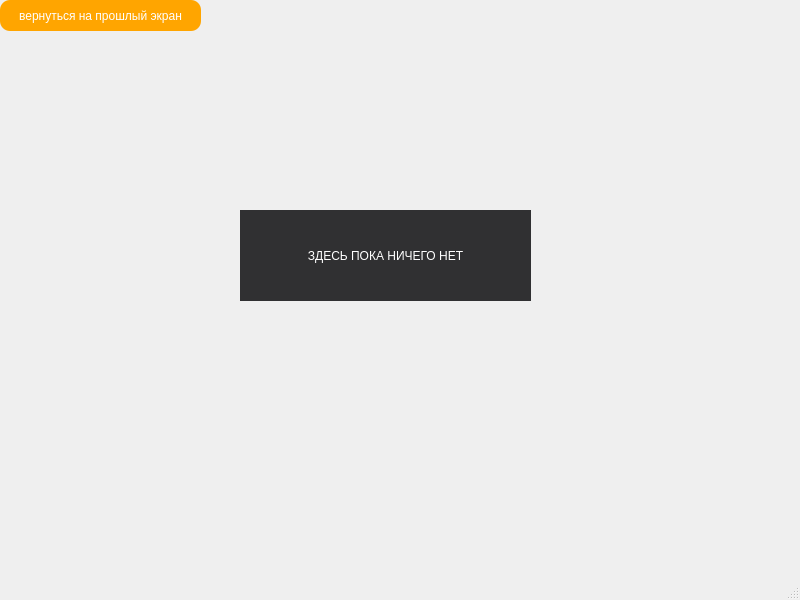
<?xml version="1.0" encoding="UTF-8"?>
<ui version="4.0">
 <class>MainWindowroullete</class>
 <widget class="QMainWindow" name="MainWindowroullete">
  <property name="geometry">
   <rect>
    <x>0</x>
    <y>0</y>
    <width>800</width>
    <height>600</height>
   </rect>
  </property>
  <property name="windowTitle">
   <string>MainWindow</string>
  </property>
  <property name="styleSheet">
   <string notr="true">QMainWindow
{

	background-image: url(:/resource/resource/roullete.jpg);
}</string>
  </property>
  <widget class="QWidget" name="centralwidget">
   <widget class="QPushButton" name="pushButton">
    <property name="geometry">
     <rect>
      <x>0</x>
      <y>0</y>
      <width>201</width>
      <height>31</height>
     </rect>
    </property>
    <property name="styleSheet">
     <string notr="true">QPushButton
{
border:none;
color:white;
background-color:orange;
font: 600 10.5pt &quot;Liberation Serif&quot;;
position: absolute;
border-radius: 10px;
}
QPushButton:Hover
{
    background-color:rgb(255,145,0);
	border-radius: 10px;
}
QPushButton:pressed
{
	background-color:rgb(0,12,0);
	color:rgb(0,255,0);
	border-radius: 10px;
	
}</string>
    </property>
    <property name="text">
     <string>вернуться на прошлый экран</string>
    </property>
   </widget>
   <widget class="QPushButton" name="pushButton_2">
    <property name="geometry">
     <rect>
      <x>240</x>
      <y>210</y>
      <width>291</width>
      <height>91</height>
     </rect>
    </property>
    <property name="styleSheet">
     <string notr="true">QPushButton
{
border:none;
color:white;
background-color:rgb(48, 48, 50);
font: 600 8t &quot;Liberation Serif&quot;;
position: absolute;
}
QPushButton:Hover
{
    background-color:rgb(255,145,0);
	border-radius:50px;
}
QPushButton:pressed
{
	background-color:rgb(0,12,0);
	color:rgb(0,255,0);
}</string>
    </property>
    <property name="text">
     <string>ЗДЕСЬ ПОКА НИЧЕГО НЕТ</string>
    </property>
   </widget>
  </widget>
  <widget class="QMenuBar" name="menubar">
   <property name="geometry">
    <rect>
     <x>0</x>
     <y>0</y>
     <width>800</width>
     <height>21</height>
    </rect>
   </property>
  </widget>
  <widget class="QStatusBar" name="statusbar"/>
 </widget>
 <resources/>
 <connections/>
</ui>
